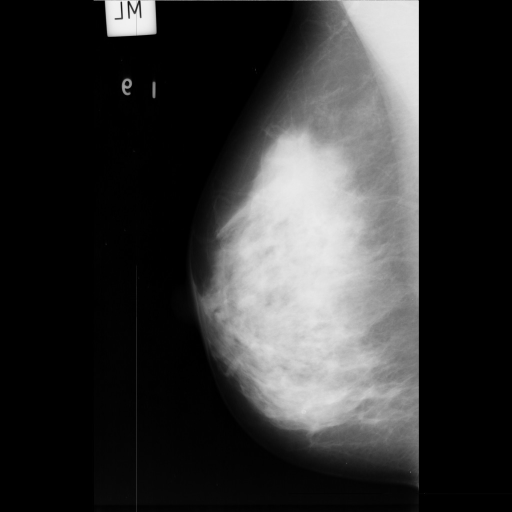
%> input picture Matlab/TT/tt1.jpg, 1024 x 1024 px (shown at 1/2 size)
$ octave cropjpg.m   (GNU Octave 9; MATLAB toolbox functions it lacks are replaced by stand-ins)
%> lines starting %> are read from the running program, lines starting %| are printed output that depends on the picture; in (x1, y1, x2, y2) boxes, pixels count from 0 and x2, y2 are one past the last pixel; in counts of white or black regions, pixels touching at a corner belong together; the program's own positions count from 1
### Matlab/TT/filtering.m
function [imgc,props,stats]=filtering(img,many)

[rows, columns, ~] = size(img);

% melakukan morfologi
M = imfill(img,'holes');
N = bwareaopen(M,100);

% mengambil bounding box masing2 objek hasil segmentasi
[labeled, ~] = bwlabel(N,8);
stats = regionprops(labeled,'BoundingBox');

%Filter ukuran terbesar
T = bwareafilt(M,many);
T = imfill(T, 'holes');
props = regionprops(T, 'BoundingBox');

%Blur
windowWidth = 25;
blurredImage = conv2(double(T), ones(windowWidth)/windowWidth^2, 'same');
%Blur > Binary
T = blurredImage > 0.5;

%Filter di gambar asli
imgc = img;
for ro = 1:rows-1
    for col = 1:columns-1
        if T(ro,col) == 0
            imgc(ro,col) = 0;
        end
    end
end

%crop sesuai dengan yang nilainya 1

end

### Matlab/TT/cropjpg.m
file = 'tt1.jpg';

% membaca citra
asli = imread(file);
%> asli is the input picture: size 1024x1024 uint8; min 0, max 248, mean 52
[rowa, cola, ~] = size(asli);
%> rowa = 1024; cola = 1024
img = imcrop(asli,[0 2 rowa-1 cola]);
L = imbinarize(img,0.1);
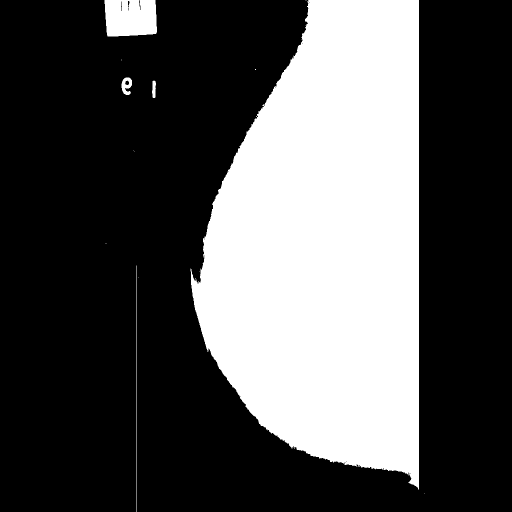
%> L: size 1023x1023 logical (shown at 1/2 size); 32.3% white; 19 white regions (14 under 20 px), largest, box (x1, y1, x2, y2) and area: (381, 0, 838, 979) 329617, (209, 0, 314, 73) 7118, (273, 531, 274, 1023) 492, (243, 155, 264, 190) 474, (304, 161, 312, 196) 217

[imgc, ~, ~] = filtering(L,1);
%> in filtering, `M = imfill(img,'holes');`: M: size 1023x1023 logical; 32.3% white; 19 white regions (14 under 20 px), largest, box (x1, y1, x2, y2) and area: (381, 0, 838, 979) 329638, (209, 0, 314, 73) 7193, (243, 155, 264, 190) 525, (273, 531, 274, 1023) 492, (304, 161, 312, 196) 217
%> in filtering, `N = bwareaopen(M,100);`: N: size 1023x1023 logical; 32.3% white; 5 white regions
%> in filtering, `[labeled, ~] = bwlabel(N,8);`:
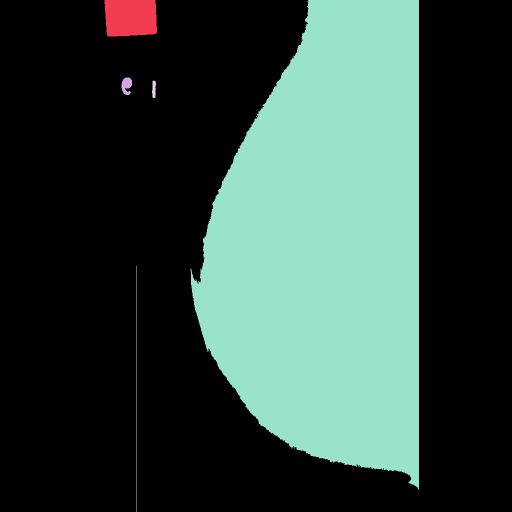
%> labeled: size 1023x1023 double (shown at 1/2 size); 6 distinct labels, from 0 to 5; one colour per label, 0 black
%> in filtering, `stats = regionprops(labeled,'BoundingBox');`: stats = 5 regions; box (x1, y1, x2, y2): (209, 0, 314, 73), (243, 155, 264, 190), (273, 531, 274, 1023), (304, 161, 312, 196), (381, 0, 838, 979)
%> in filtering, `T = bwareafilt(M,many);`:
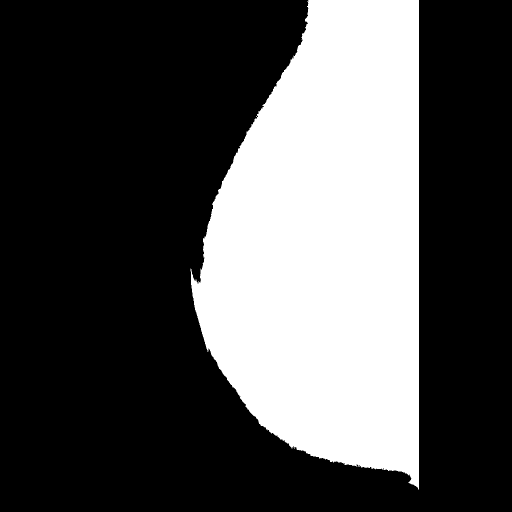
%> T: size 1023x1023 logical (shown at 1/2 size); 31.5% white; 1 white region
%> in filtering, `props = regionprops(T, 'BoundingBox');`: props = 1 region; box (x1, y1, x2, y2): (381, 0, 838, 979)
%> in filtering, `blurredImage = conv2(double(T), ones(windowWidth)/windowWidth^2, 'same..`:
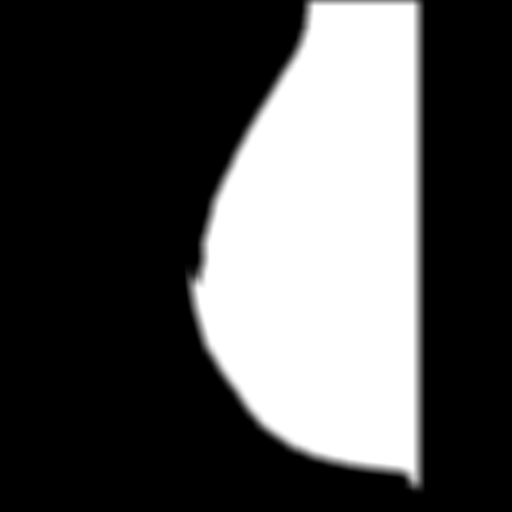
%> blurredImage: size 1023x1023 double (shown at 1/2 size); min 0, max 1, mean 0.314
%> in filtering, `T = blurredImage > 0.5;`:
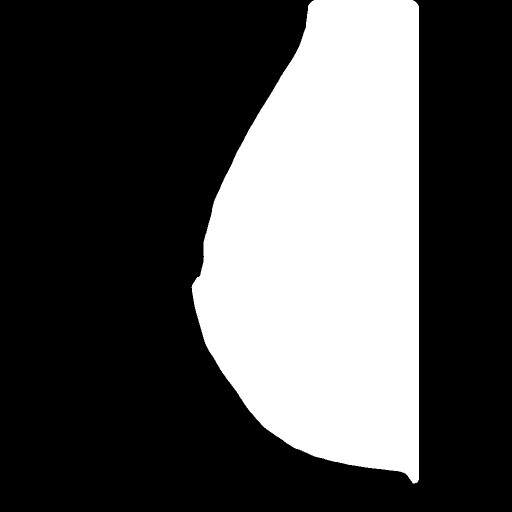
%> T: size 1023x1023 logical (shown at 1/2 size); 31.5% white; 1 white region, box (x1, y1, x2, y2) and area: (383, 0, 838, 967) 329354
%> after the loop in filtering, `for ro = 1:rows-1`:
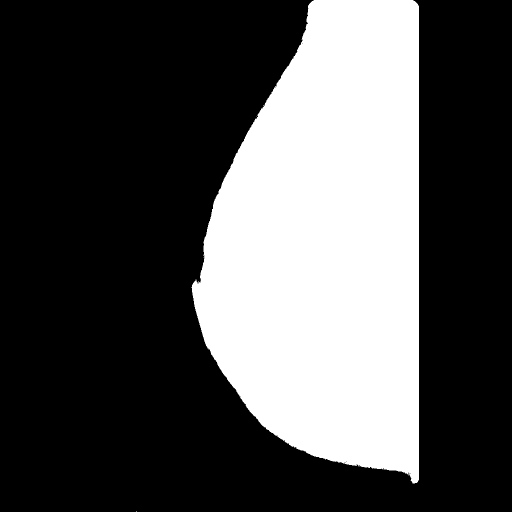
%> imgc: size 1023x1023 logical (shown at 1/2 size); 31.4% white; 2 white regions (1 under 20 px), largest, box (x1, y1, x2, y2) and area: (383, 0, 838, 967) 328756

notext = immultiply(imgc,img);

[y1,x1] = find(imgc); %// Find row and column locations that are non-zero
%> y1 = 328757 values from 1 to 1023; x1 = 328757 values from 274 to 838

%// Find top left corner
xmin1 = min(x1(:));
%> xmin1 = 274
ymin1 = min(y1(:));
%> ymin1 = 1

%// Find bottom right corner
xmax1 = max(x1(:));
%> xmax1 = 838
ymax1 = max(y1(:));
%> ymax1 = 1023

%// Find width and height
width1 = xmax1 - xmin1 + 1;
%> width1 = 565
height1 = ymax1 - ymin1 + 1;
%> height1 = 1023

out1 = imcrop(notext, [xmin1 ymin1 width1 height1]);
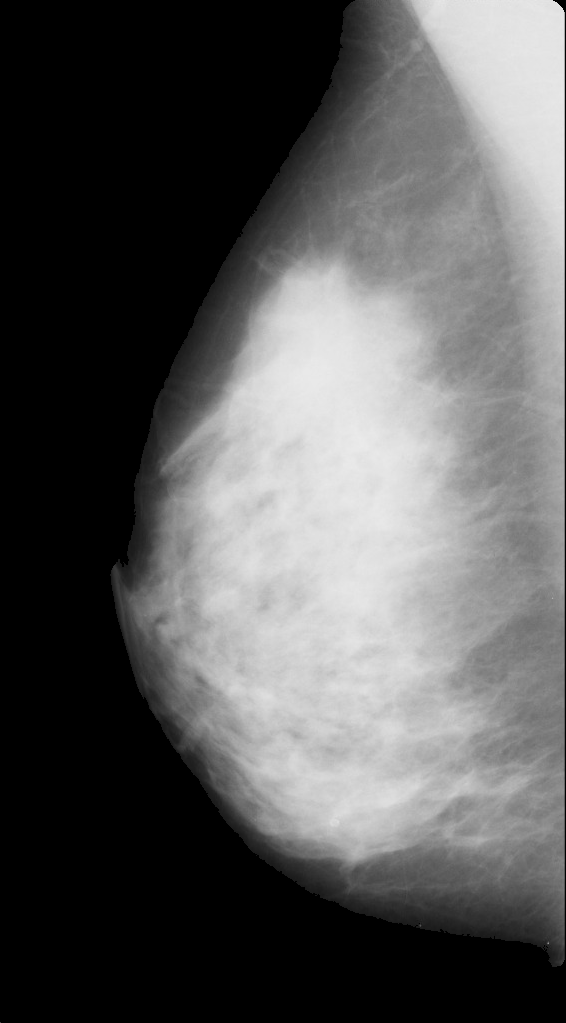
%> out1: size 1023x566 uint8; min 0, max 235, mean 89.4


subplot(1,3,1), imshow(img), title('Asli');
subplot(1,3,2), imshow(notext), title('Crop Text');
subplot(1,3,3), imshow(out1), title('ROI');

$ run again, with Matlab/TT/tt2.jpg copied over Matlab/TT/tt1.jpg
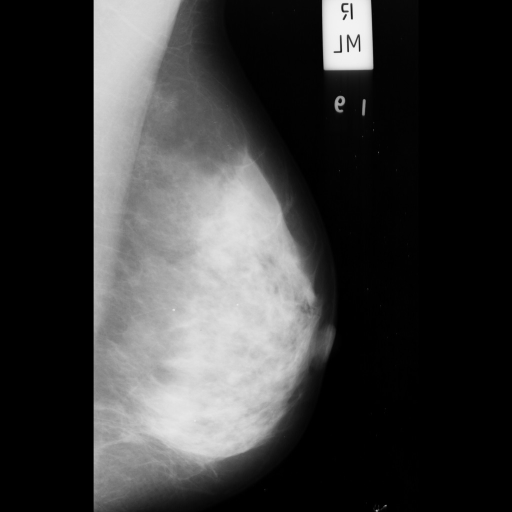
%> input picture Matlab/TT/tt2.jpg, 1024 x 1024 px (shown at 1/2 size)
%> asli is the input picture: size 1024x1024 uint8; min 0, max 248, mean 59.5
%> L: size 1023x1023 logical; 37.2% white; 40 white regions (34 under 20 px), largest, box (x1, y1, x2, y2) and area: (187, 0, 671, 1023) 373348, (643, 0, 747, 156) 15081, (669, 190, 691, 226) 539, (723, 197, 732, 232) 232, (747, 1015, 759, 1023) 42, (762, 1008, 774, 1018) 41
%> N: size 1023x1023 logical; 37.2% white; 4 white regions
%> labeled: size 1023x1023 double; 5 distinct labels, from 0 to 4
%> stats = 4 regions; box (x1, y1, x2, y2): (187, 0, 671, 1023), (643, 0, 747, 156), (669, 190, 691, 226), (723, 197, 732, 232)
%> props = 1 region; box (x1, y1, x2, y2): (187, 0, 671, 1023)
%> after the loop in filtering, `for ro = 1:rows-1`:
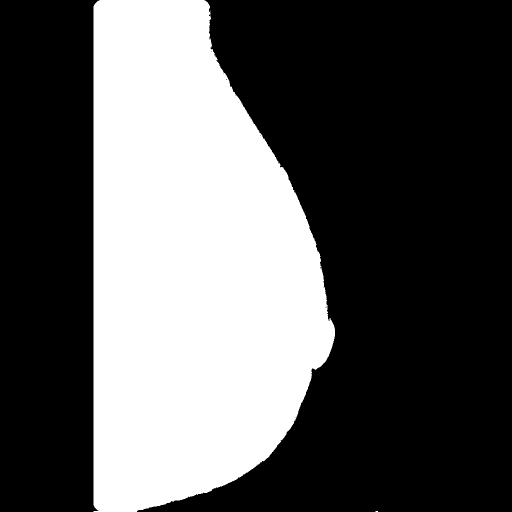
%> imgc: size 1023x1023 logical (shown at 1/2 size); 35.6% white; 4 white regions (3 under 20 px), largest, box (x1, y1, x2, y2) and area: (187, 0, 670, 1023) 372557
%> y1 = 372565 values from 1 to 1023; x1 = 372565 values from 188 to 756
%> xmin1 = 188
%> ymin1 = 1
%> xmax1 = 756
%> ymax1 = 1023
%> width1 = 569
%> height1 = 1023
%> `out1 = imcrop(notext, [xmin1 ymin1 width1 height1]);`:
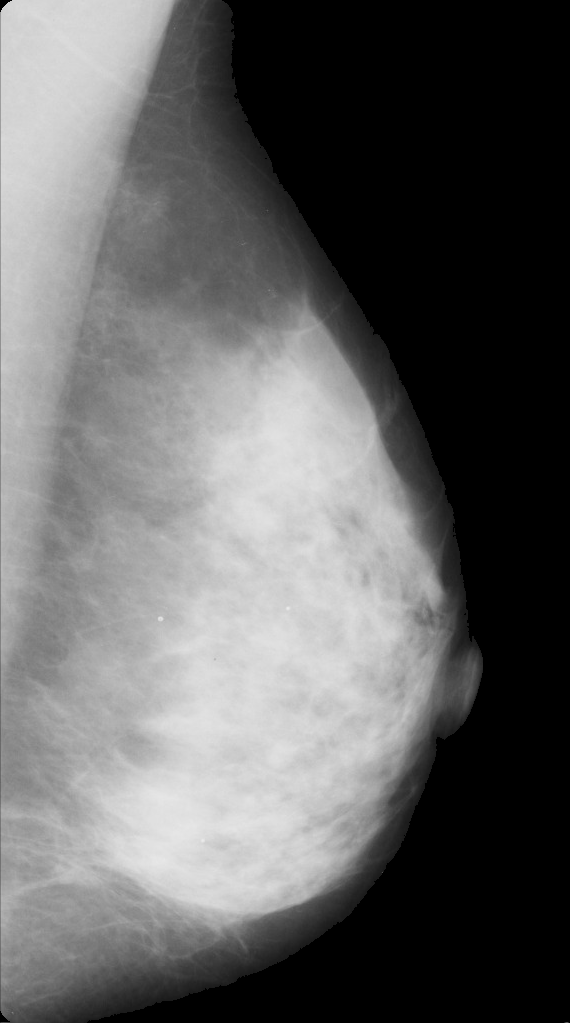
%> out1: size 1023x570 uint8; min 0, max 234, mean 99.7
